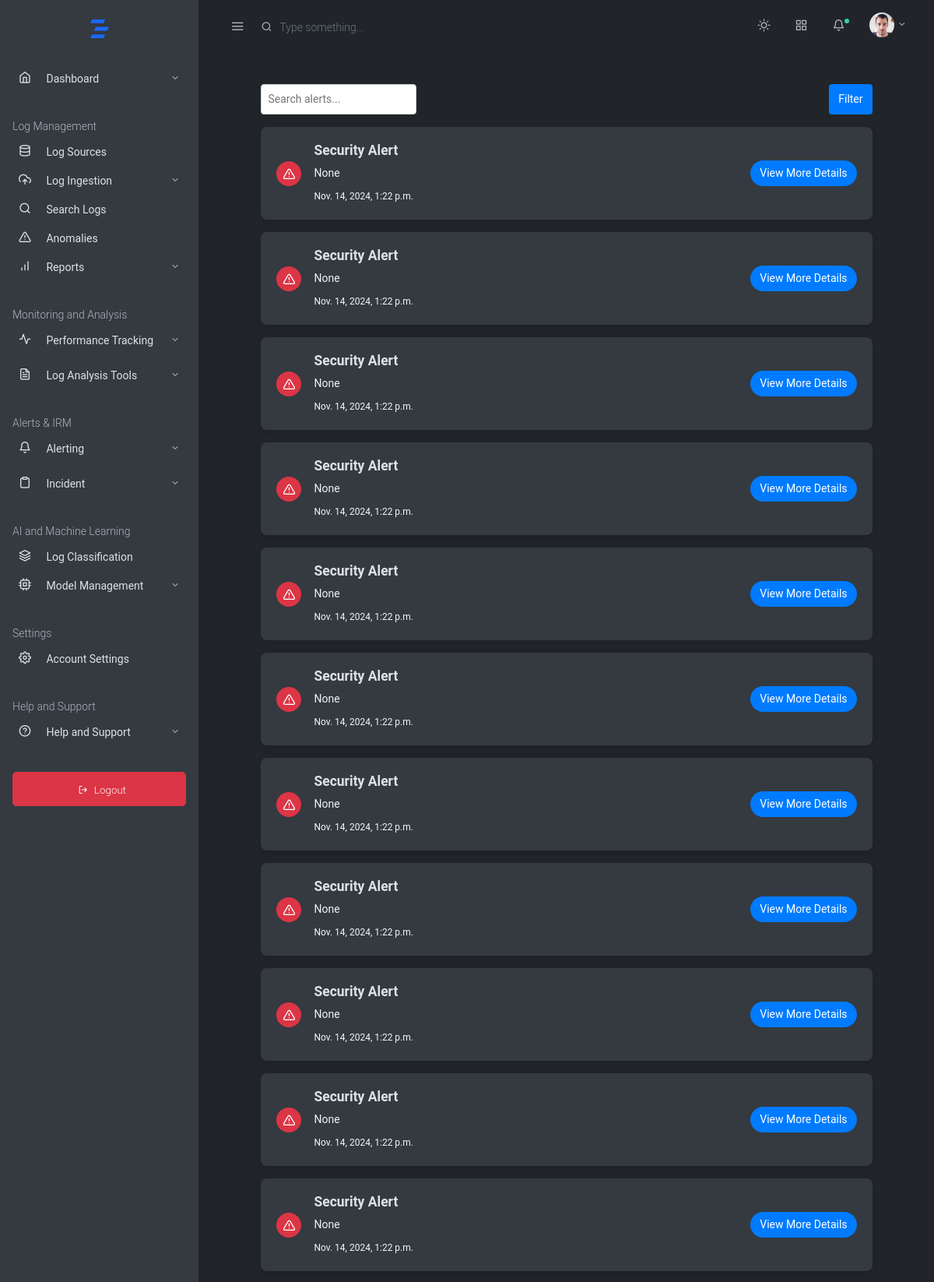
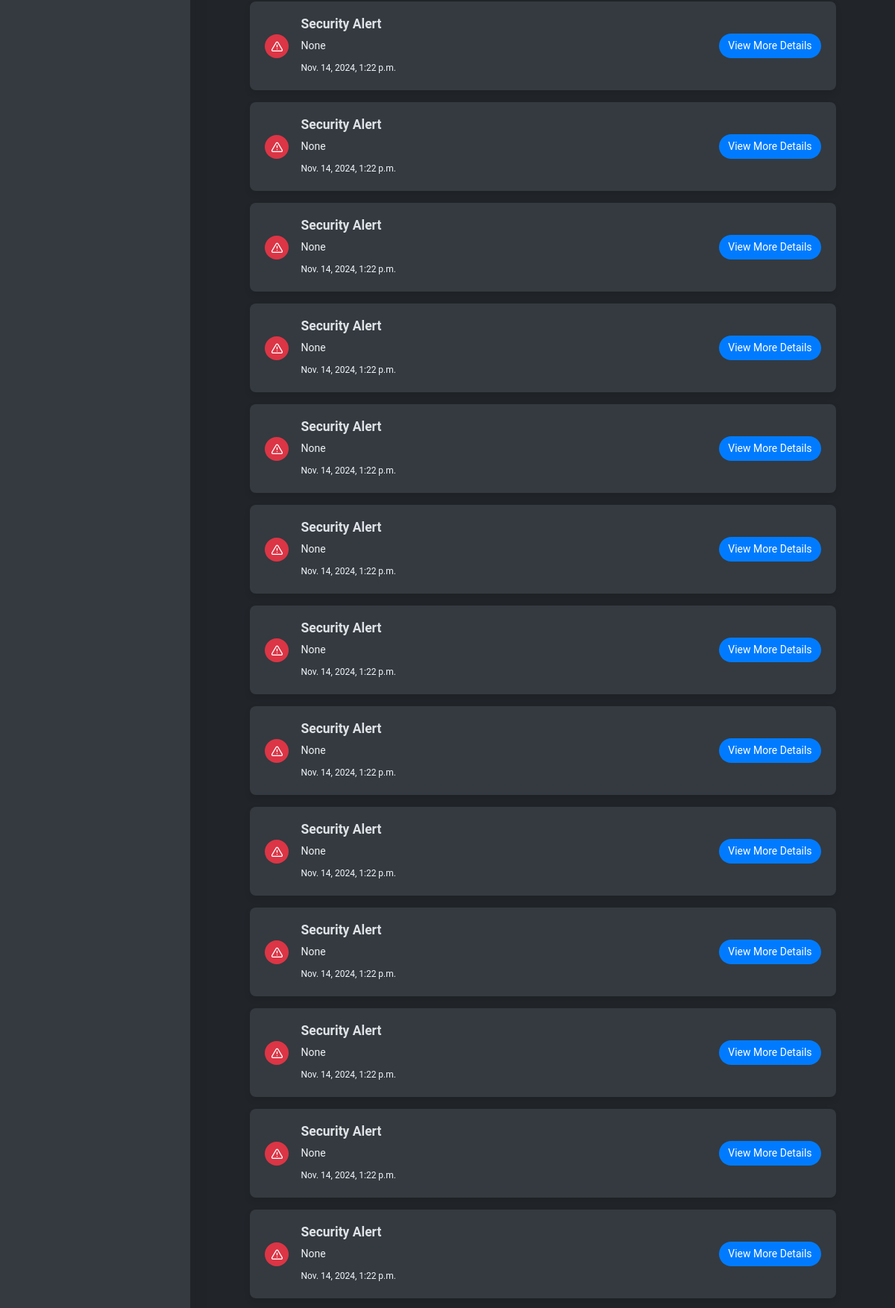
The page /alerts-history/ (upper part) on the database its author committed (2 pictures, top to bottom).
### log_management_app/models.py (models this page shows, shortened)
class Alert(models.Model):
    alert_title = models.CharField(max_length=30)
    timestamp = models.DateTimeField()
    host = models.CharField(max_length=100)
    message = models.TextField(null=True)
    severity = models.CharField(
        max_length=10,
        choices=[
            ('Low', 'Low'),
            ('Medium', 'Medium'),
            ('High', 'High')
        ], default="None"
    )

### log_management_app/views.py (the view)
# urls.py: path('alerts-history/',views.alert_history,name='alert_history'),
def alert_history(request):
    alerts = Alert.objects.all()
    context = {'alerts': alerts,}
    return render(request, 'baseapp/alerts/alerts.html', context)

### alerts_and_notifications_app/templates/baseapp/alerts/alerts.html (shortened to what this page needs)
{% extends 'mainhome.html' %}
{% block content %}
<div class="container">
    <div class="filter-section">
        <input type="search" placeholder="Search alerts..." />
        <button class="filter-btn"> Filter</button>
    </div>
    {% for alert in alerts %}
    <div class="alert-card">
        <span class="circle circle-sm bg-danger"><i class="fe fe-alert-triangle fe-16 text-white"></i></span>
        <div class="details">
            <h5>{{ alert.alert_title }}</h5>
            <p class="mb-2">{{alert.message}}</p>
            <div><span class="timestamp">{{ alert.timestamp }}</span></div>
        </div>
        <div>
          <a href="" class="view-more">View More Details</a>
      </div>
    </div>
    {% endfor %}
</div>
{% endblock %}

### static/css/feather.css (style rules this page uses)
.fe { font-family: "feather" !important; speak: none; font-style: normal; font-weight: normal; font-variant: normal; text-transform: none; line-height: 1; -webkit-font-smoothing: antialiased; -moz-osx-font-smoothing: grayscale; }
.fe-16 { font-size: 16px; }
.fe-alert-triangle:before { content: ""; }

### alerts_and_notifications_app/templates/baseapp/alerts/alerts.html (style rules this page uses)
body { font-family: 'Roboto', sans-serif; background-color: #212529; margin: 0; padding: 0; }
.container { width: 90%; max-width: 1200px; margin: 20px auto; }
.alert-card { background-color: #343a40; border-radius: 8px; padding: 20px; box-shadow: 0 4px 8px rgba(0, 0, 0, 0.1); margin-bottom: 16px; display: flex; align-items: center; justify-content: space-between; }
.alert-card .details { flex-grow: 1; margin-left: 16px; }
.alert-card .details p { margin: 4px 0; color: #eff2f5; }
.alert-card .timestamp { font-size: 12px; color: #f2f7fc; }
.filter-section { display: flex; justify-content: space-between; margin-bottom: 16px; }
.filter-section input[type="search"] { padding: 8px; width: 200px; border: 1px solid #ced4da; border-radius: 4px; }
.filter-section .filter-btn { padding: 8px 12px; background-color: #007bff; color: #fff; border: none; border-radius: 4px; cursor: pointer; }
.view-more { padding: 6px 12px; background-color: #007bff; color: #fff; border-radius: 50px; text-decoration: none; font-size: 14px; display: inline-block; }

### rows shown on the page
Alert: alert_title "Security Alert", message "None", timestamp "Nov. 14, 2024, 1:22 p.m."
Alert: alert_title "Security Alert", message "None", timestamp "Nov. 14, 2024, 1:22 p.m."
Alert: alert_title "Security Alert", message "None", timestamp "Nov. 14, 2024, 1:22 p.m."
Alert: alert_title "Security Alert", message "None", timestamp "Nov. 14, 2024, 1:22 p.m."
Alert: alert_title "Security Alert", message "None", timestamp "Nov. 14, 2024, 1:22 p.m."
Alert: alert_title "Security Alert", message "None", timestamp "Nov. 14, 2024, 1:22 p.m."
Alert: alert_title "Security Alert", message "None", timestamp "Nov. 14, 2024, 1:22 p.m."
Alert: alert_title "Security Alert", message "None", timestamp "Nov. 14, 2024, 1:22 p.m."
Alert: alert_title "Security Alert", message "None", timestamp "Nov. 14, 2024, 1:22 p.m."
Alert: alert_title "Security Alert", message "None", timestamp "Nov. 14, 2024, 1:22 p.m."
Alert: alert_title "Security Alert", message "None", timestamp "Nov. 14, 2024, 1:22 p.m."
Alert: alert_title "Security Alert", message "None", timestamp "Nov. 14, 2024, 1:22 p.m."
Alert: alert_title "Security Alert", message "None", timestamp "Nov. 14, 2024, 1:22 p.m."
Alert: alert_title "Security Alert", message "None", timestamp "Nov. 14, 2024, 1:22 p.m."
Alert: alert_title "Security Alert", message "None", timestamp "Nov. 14, 2024, 1:22 p.m."
Alert: alert_title "Security Alert", message "None", timestamp "Nov. 14, 2024, 1:22 p.m."
Alert: alert_title "Security Alert", message "None", timestamp "Nov. 14, 2024, 1:22 p.m."
Alert: alert_title "Security Alert", message "None", timestamp "Nov. 14, 2024, 1:22 p.m."
Alert: alert_title "Security Alert", message "None", timestamp "Nov. 14, 2024, 1:22 p.m."
Alert: alert_title "Security Alert", message "None", timestamp "Nov. 14, 2024, 1:22 p.m."
Alert: alert_title "Security Alert", message "None", timestamp "Nov. 14, 2024, 1:22 p.m."
Alert: alert_title "Security Alert", message "None", timestamp "Nov. 14, 2024, 1:22 p.m."
Alert: alert_title "Security Alert", message "None", timestamp "Nov. 14, 2024, 1:22 p.m."
Alert: alert_title "Security Alert", message "None", timestamp "Nov. 14, 2024, 1:22 p.m."
